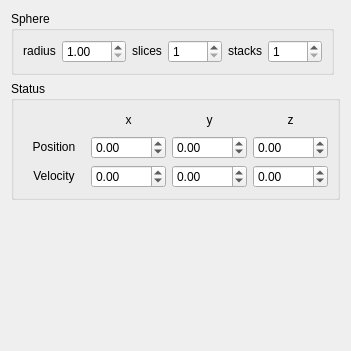
        <widget class="QWidget" name="tab_3">
         <attribute name="title">
          <string>Ball</string>
         </attribute>
         <layout class="QVBoxLayout" name="verticalLayout_4">
          <item>
           <widget class="QGroupBox" name="SphereBox">
            <property name="title">
             <string>Sphere</string>
            </property>
            <layout class="QHBoxLayout" name="horizontalLayout">
             <property name="sizeConstraint">
              <enum>QLayout::SetFixedSize</enum>
             </property>
             <item>
              <widget class="QLabel" name="label_7">
               <property name="text">
                <string>&lt;center&gt;radius&lt;/center&gt;</string>
               </property>
               <property name="buddy">
                <cstring>sphereRadiusBox</cstring>
               </property>
              </widget>
             </item>
             <item>
              <widget class="QDoubleSpinBox" name="sphereRadiusBox">
               <property name="minimum">
                <double>1.000000000000000</double>
               </property>
               <property name="maximum">
                <double>100.000000000000000</double>
               </property>
               <property name="singleStep">
                <double>0.100000000000000</double>
               </property>
              </widget>
             </item>
             <item>
              <widget class="QLabel" name="label_8">
               <property name="text">
                <string>&lt;center&gt;slices&lt;/center&gt;</string>
               </property>
               <property name="buddy">
                <cstring>sphereSlicesBox</cstring>
               </property>
              </widget>
             </item>
             <item>
              <widget class="QSpinBox" name="sphereSlicesBox">
               <property name="minimum">
                <number>1</number>
               </property>
               <property name="maximum">
                <number>1000</number>
               </property>
               <property name="singleStep">
                <number>10</number>
               </property>
              </widget>
             </item>
             <item>
              <widget class="QLabel" name="label_9">
               <property name="text">
                <string>&lt;center&gt;stacks&lt;/center&gt;</string>
               </property>
               <property name="buddy">
                <cstring>sphereStacksBox</cstring>
               </property>
              </widget>
             </item>
             <item>
              <widget class="QSpinBox" name="sphereStacksBox">
               <property name="minimum">
                <number>1</number>
               </property>
               <property name="maximum">
                <number>1000</number>
               </property>
               <property name="singleStep">
                <number>10</number>
               </property>
              </widget>
             </item>
            </layout>
           </widget>
          </item>
          <item>
           <widget class="QGroupBox" name="groupBox_3">
            <property name="title">
             <string>Status</string>
            </property>
            <layout class="QGridLayout" name="gridLayout_2">
             <property name="sizeConstraint">
              <enum>QLayout::SetFixedSize</enum>
             </property>
             <item row="0" column="0">
              <spacer name="horizontalSpacer_4">
               <property name="orientation">
                <enum>Qt::Horizontal</enum>
               </property>
               <property name="sizeHint" stdset="0">
                <size>
                 <width>62</width>
                 <height>20</height>
                </size>
               </property>
              </spacer>
             </item>
             <item row="0" column="1">
              <widget class="QLabel" name="label_10">
               <property name="text">
                <string>&lt;center&gt;x&lt;/center&gt;</string>
               </property>
               <property name="buddy">
                <cstring>ballPosXBox</cstring>
               </property>
              </widget>
             </item>
             <item row="0" column="2">
              <widget class="QLabel" name="label_11">
               <property name="text">
                <string>&lt;center&gt;y&lt;/center&gt;</string>
               </property>
               <property name="buddy">
                <cstring>ballPosYBox</cstring>
               </property>
              </widget>
             </item>
             <item row="0" column="3">
              <widget class="QLabel" name="label_12">
               <property name="text">
                <string>&lt;center&gt;z&lt;/center&gt;</string>
               </property>
               <property name="buddy">
                <cstring>ballPosZBox</cstring>
               </property>
              </widget>
             </item>
             <item row="1" column="0">
              <widget class="QLabel" name="label_24">
               <property name="text">
                <string>&lt;center&gt;Position&lt;/center&gt;</string>
               </property>
              </widget>
             </item>
             <item row="1" column="1">
              <widget class="QDoubleSpinBox" name="ballPosXBox">
               <property name="minimum">
                <double>-2000.000000000000000</double>
               </property>
               <property name="maximum">
                <double>2000.000000000000000</double>
               </property>
               <property name="singleStep">
                <double>10.000000000000000</double>
               </property>
              </widget>
             </item>
             <item row="1" column="2">
              <widget class="QDoubleSpinBox" name="ballPosYBox">
               <property name="minimum">
                <double>-2000.000000000000000</double>
               </property>
               <property name="maximum">
                <double>2000.000000000000000</double>
               </property>
               <property name="singleStep">
                <double>10.000000000000000</double>
               </property>
              </widget>
             </item>
             <item row="1" column="3">
              <widget class="QDoubleSpinBox" name="ballPosZBox">
               <property name="minimum">
                <double>-2000.000000000000000</double>
               </property>
               <property name="maximum">
                <double>2000.000000000000000</double>
               </property>
               <property name="singleStep">
                <double>10.000000000000000</double>
               </property>
              </widget>
             </item>
             <item row="2" column="0">
              <widget class="QLabel" name="label_25">
               <property name="text">
                <string>&lt;center&gt;Velocity&lt;/center&gt;</string>
               </property>
              </widget>
             </item>
             <item row="2" column="1">
              <widget class="QDoubleSpinBox" name="ballVelXBox">
               <property name="minimum">
                <double>-2000.000000000000000</double>
               </property>
               <property name="maximum">
                <double>2000.000000000000000</double>
               </property>
               <property name="singleStep">
                <double>10.000000000000000</double>
               </property>
              </widget>
             </item>
             <item row="2" column="2">
              <widget class="QDoubleSpinBox" name="ballVelYBox">
               <property name="minimum">
                <double>-2000.000000000000000</double>
               </property>
               <property name="maximum">
                <double>2000.000000000000000</double>
               </property>
               <property name="singleStep">
                <double>10.000000000000000</double>
               </property>
              </widget>
             </item>
             <item row="2" column="3">
              <widget class="QDoubleSpinBox" name="ballVelZBox">
               <property name="minimum">
                <double>-2000.000000000000000</double>
               </property>
               <property name="maximum">
                <double>2000.000000000000000</double>
               </property>
               <property name="singleStep">
                <double>10.000000000000000</double>
               </property>
              </widget>
             </item>
            </layout>
           </widget>
          </item>
          <item>
           <spacer name="verticalSpacer_2">
            <property name="orientation">
             <enum>Qt::Vertical</enum>
            </property>
            <property name="sizeHint" stdset="0">
             <size>
              <width>20</width>
              <height>140</height>
             </size>
            </property>
           </spacer>
          </item>
         </layout>
        </widget>
